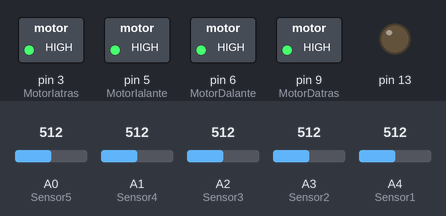
Simulated run of this sketch. Board: Arduino Uno, built with avr-gcc and run on an emulated ATmega328P. Shown: switched loads named in the sketch (green lamp = pin HIGH), output pins drawn as LEDs (lit = HIGH). The test bench sets the inputs (shaded band); at power-on: A0 (Sensor5) = 512, A1 (Sensor4) = 512, A2 (Sensor3) = 512, A3 (Sensor2) = 512, A4 (Sensor1) = 512. What the sketch prints to the serial monitor is not drawn.

Above: at 0.1 s.
At 0.6 s:
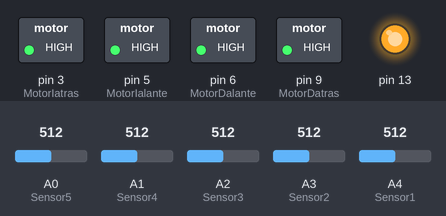
At 5.6 s:
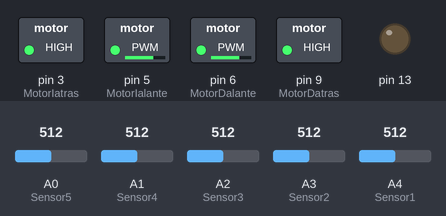
Timing chart, 0 to 7.1 s (numbered marks = the images above):
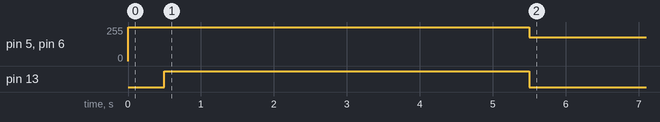

The sketch:

programa_pid_linea_analogica.ino
```cpp
//Pines de los motores
int MotorIalante = 5;
int MotorIatras = 3;
int MotorDalante = 6;
int MotorDatras = 9;

//Pines de los Sensores lellendolos de izquierda a derecha viendo el robot de la bateria a los sensores
int Sensor1 = A4;
int Sensor2 = A3;
int Sensor3 = A2;
int Sensor4 = A1;
int Sensor5 = A0;

//Arrays de valor de sensores en negro en blanco y el umbral (utilizados en la calibracion)
int negros[5];
int blancos[5];
int umbrales[5];
// este array es un array intermediario para hacer operaciones no tiene relevancia en el programa
int lectura[5];

//Variables PID
float kp = 0;
float kd = 0;
float ki = 0;
int posicion = 0;
int posicion_anterior = 0;
int velocidad = 0;
int tiempo = 0;
int correccion = 0;

//Variables barias
bool calibracion = true;
int i = 0;
int recivido = 0;
long millisAnterior = 0;

int velD = 100;
int velI = 100;

int vel = 180;
void setup() {
  pinMode(MotorIalante, OUTPUT);
  pinMode(MotorIatras, OUTPUT);
  pinMode(MotorDalante, OUTPUT);
  pinMode(MotorDatras, OUTPUT);


  pinMode(Sensor1, INPUT);
  pinMode(Sensor2, INPUT);
  pinMode(Sensor3, INPUT);
  pinMode(Sensor4, INPUT);
  pinMode(Sensor5, INPUT);

  pinMode(13, OUTPUT);


  digitalWrite(MotorIalante, HIGH);
  digitalWrite(MotorIatras, HIGH);
  digitalWrite(MotorDalante, HIGH);
  digitalWrite(MotorDatras, HIGH);

  Serial.begin(9600);
  delay(500);
}

void loop() {

                                  ///////////////////////////////////////////////////
  /*realizamos la calibracion inicial obteniendo los minimos y maximos leidos por cada sensor durante 5 seg y calculamos los umbrales*/
                                  ///////////////////////////////////////////////////

  if (calibracion == true) {
    digitalWrite(13,HIGH);
    millisAnterior = millis();
    do {

      // lectura de los sensores
      lectura[0] = analogRead(Sensor1);
      lectura[1] = analogRead(Sensor2);
      lectura[2] = analogRead(Sensor3);
      lectura[3] = analogRead(Sensor4);
      lectura[4] = analogRead(Sensor5);

      // registramos los valores inimos y maximos en negros y blancos
      for (i = 0; i < 5; i++) {
        if (lectura[i] < negros[i]) {
          negros[i] = lectura[i];
        }
        if (lectura[i] > blancos[i]) {
          blancos[i] = lectura[i];
        }
      }

    } while ((millis() - millisAnterior) < 5000);

    // Calculamos los umbrales para cada sensor
    for (i = 0; i < 5; i++) {
      umbrales[i] = (negros[i] + blancos[i]) / 2;
    }

    calibracion = false;
    digitalWrite(13,LOW);
  }

        ///////////////////////////////////////////////////
      /*Comunicacion del bluethooth para calibracion del PID*/
        ///////////////////////////////////////////////////

if (Serial.available() > 0) {
                recivido = Serial.read();
        }
        else{
          recivido = 0;
        }

 switch (recivido) {
    case 97:
      kp += 0.2;
      Serial.print("Kp: ");
      Serial.println(kp);
      break;
    case 115:
      kd += 0.2;
      Serial.print("Kd: ");
      Serial.println(kd);
      break;
    case 100:
      ki += 0.1;
      Serial.print("Ki: ");
      Serial.println(ki);
      break;
    case 122:
      kp -= 0.2;
      Serial.print("Kp: ");
      Serial.println(kp);
      break;
    case 120:
      kd -= 0.2;
      Serial.print("Kd: ");
      Serial.println(kd);
      break;
    case 99:
      ki -= 0.1;
      Serial.print("Ki: ");
      Serial.println(ki);
      break;
  }


         ///////////////////////////////////////////////////
  /*Calculo del analogico de desplazamiento del array de sensores*/
        ///////////////////////////////////////////////////

  //cada 20 milisegundos lee los sensores y llama a la funcion que ejecuta el calculo para hacerlo de manera periodica

  if (millis() % 20 == 0) {
    lectura[0] = analogRead(Sensor1);
    lectura[1] = analogRead(Sensor2);
    lectura[2] = analogRead(Sensor3);
    lectura[3] = analogRead(Sensor4);
    lectura[4] = analogRead(Sensor5);

    //llamada a la funcion que calcula el valor analogico en funcion de la posicion del robot sobre la linea negra.
    //debemos darle el valor que nos dio la ultima vez, un array con las lecturas de los analogicos, y un array con los umbrales de cada sensor
    posicion = array_sensores_analogico(posicion, lectura, umbrales);
  }


  ///////////////////////////////////////////////////
              /*Calculo del PID*/
  ///////////////////////////////////////////////////


  velocidad = posicion - posicion_anterior;

  correccion = (kp * posicion) + (kd * velocidad) + (ki * tiempo);

  posicion_anterior = posicion;
//Serial.print(posicion);
//Serial.println(correccion);

  ///////////////////////////////////////////////////
      /*Asignacion de velocidades a los motores*/
  ///////////////////////////////////////////////////

//aqui aplicamos la correccion del pid a las velocidades de los motores
  velD = vel + correccion;
  velI = vel - correccion;

//limitamos desbordamientos
  velD = constrain(velD, -255, 255);
  velI = constrain(velI, -255, 255);

//asiganmos valores a la rueda derecha teniendo en cuenta de que si el valor es negativo va hacia atras
  if (velD > 0) {
    analogWrite(MotorDalante, velD);
    digitalWrite(MotorDatras, HIGH);
  } else {
    analogWrite(MotorDatras, (velD*-1));
    digitalWrite(MotorDalante, HIGH);
  }

//asiganmos valores a la rueda izquierda teniendo en cuenta de que si el valor es negativo va hacia atras
  if (velI > 0) {
    analogWrite(MotorIalante, velI);
    digitalWrite(MotorIatras, HIGH);
  } else {
    analogWrite(MotorIatras, (velI*-1));
    digitalWrite(MotorIalante, HIGH);
  }

}


/*
 y esto es to...
 esto es to...
 esto es todo amigos
 */
```

array_sensores_analogico.ino
```cpp
// funcion encargada de generar el valor analogico de -250 a 250 enn funcion de la posicion del robot sobre la linea
// a partir de la lectura analogica de cada sensor, aplicando una media ponderada entre los valores de lectura

int array_sensores_analogico(int previo, int lectura[], int corte[]) {
  long Val_Analogico = 0;
  long suma = 0;
  int contador = 0;

  //este for hace una suma ponderada aplicandole pesos a cada sensor
  for (int i = 0; i < 5; i++) {

    if (lectura[i] < corte[i]) {
      Val_Analogico += (lectura[i] * (i + 1) * 1000);
      suma += lectura[i];
    }
    else {
      contador++;
    }
  }

  Serial.print(Val_Analogico);
  Serial.print(" - ");

  //este if se activa en caso de que el robot se haya salido de la linea, al haber contado 5 valores superiores al umbral (todos los sensores en blanco)
  //y tomando como referencia el valor que retorno la vez anterior establece si se salio por el lado derecho o por el izquierdo
  if (contador == 5) {
    // Serial.println("pato");
    if (previo > 0) {
      Val_Analogico = 5000;
    }
    if (previo < 0) {
      Val_Analogico = 1000;
    }
  }
  else {
    //si no entro en el anterior if, (sigue sobre la linea) continua con el calculo del analogico
    // esto hace la division entre la suma de los valores de detecion para completar la media ponderada

    contador = 0;
    Val_Analogico = Val_Analogico / suma;

  }

  //Serial.print(Val_Analogico);
  //Serial.print("   ");
  Val_Analogico = map(Val_Analogico, 1000, 5000, -250, 250);
 // Serial.println(Val_Analogico);
  return Val_Analogico;
}
```

Measured:
- by itself, pin 5 (MotorIalante), pin 6 (MotorDalante): 255/255 → 180/255 at 5.5 s
- by itself, pin 13: LOW → HIGH at 0.50 s, → LOW 5.0 s later
